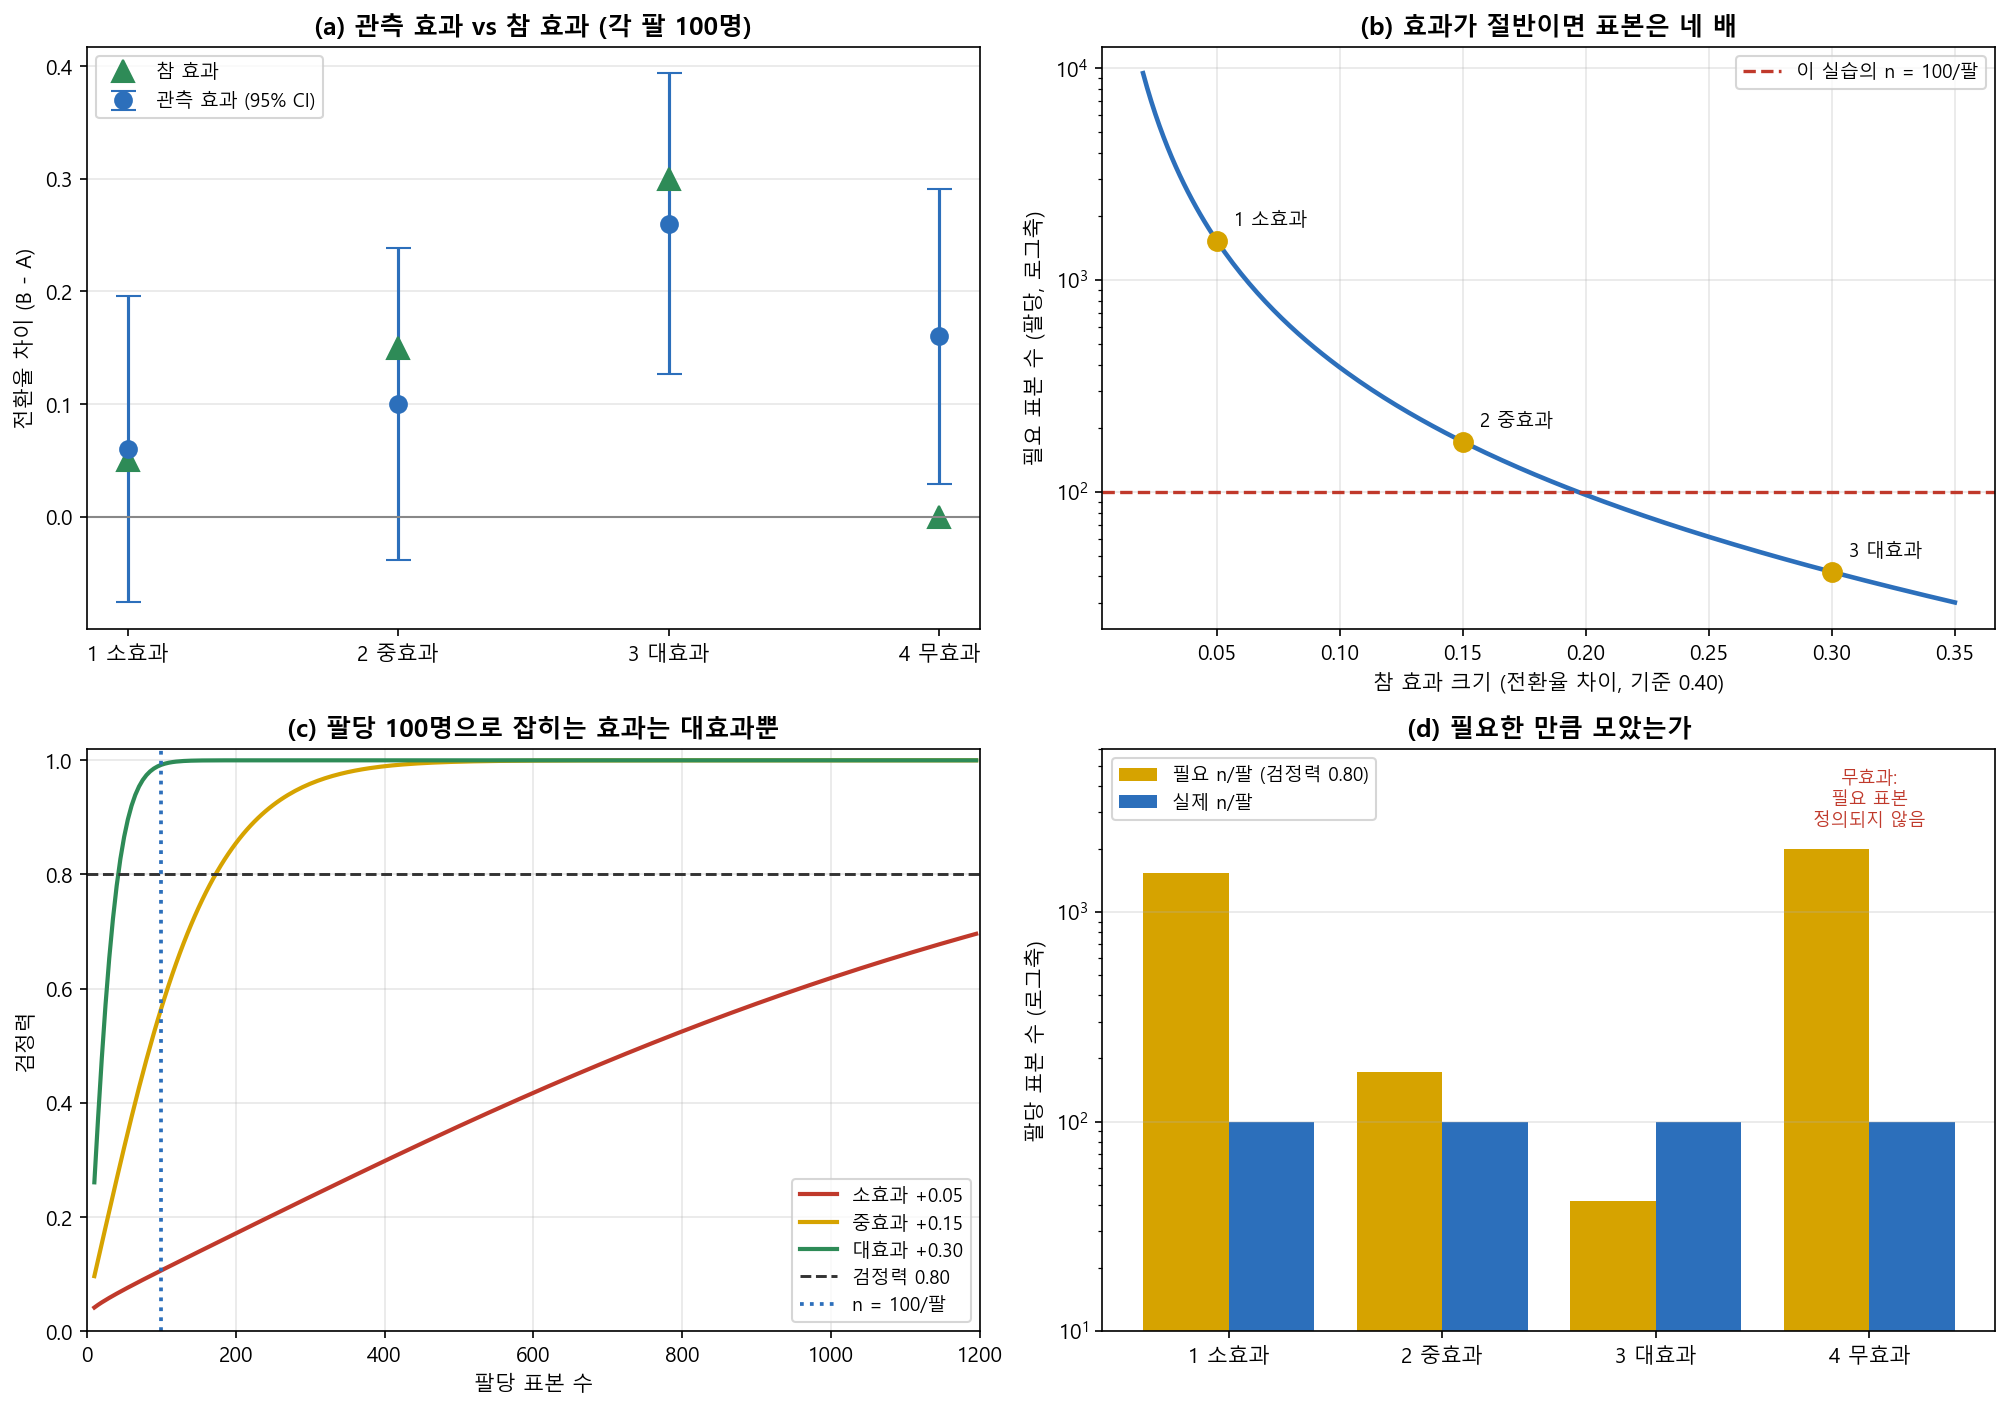

Write the Python code that produced this figure.
"""
제8장 실습 1: 고정 배분 A/B 테스트와 표본 크기 계산
====================================================

목적
- 고정 1:1 배분 A/B 테스트를 4가지 시나리오에서 돌린다.
- 각 시나리오에 필요한 표본 크기를 직접 계산한다.
- n=100/팔에서 실제로 얻는 검정력을 계산한다.

데이터: practice/chapter08/data/8-1-fixed-rct.csv
출력 그림: 8-1-fixed-rct-simulation.png

수정 이력
- 2026-08-17
  (1) [근본 원인] 3단계의 "50명으로 0.90 검정력 달성 가능", "150명 과잉",
      "총 비효율 350명"이 계산 결과가 아니라 코드에 박아 넣은 문장이었다.
      검정력 함수가 코드에 없어서 검증할 방법도 없었다.
      → 두 비율 비교의 표본 크기 공식과 검정력 공식을 직접 구현하고,
        모든 숫자를 계산 결과로 바꿨다. statsmodels 값과 교차 확인한다.
  (2) [근본 원인] 그림 출력이 없어 배분·검정력·표본 크기의 관계를 볼 수 없었다.
      → 4개 패널 PNG를 저장한다.
  (3) stats.ttest_ind가 등분산을 가정하고 있었다. 두 팔의 성공률이 다르면
      분산도 다르므로 equal_var=False(Welch)로 바꿨다.

저자: AI 기반 정책분석방법론
날짜: 2025-11-20 (최종 수정 2026-08-17)
"""

# == RESULTS LOG (auto): 콘솔 출력과 그림을 results/ 에 저장 ==
import sys as _sys
from pathlib import Path as _Path

_results_dir = _Path(__file__).resolve().parent.parent / "results"
_results_dir.mkdir(exist_ok=True)

class _Tee:
    def __init__(self, *streams):
        self._streams = streams
    def write(self, data):
        for _s in self._streams:
            _s.write(data)
            _s.flush()
    def flush(self):
        for _s in self._streams:
            _s.flush()

_sys.stdout = _Tee(_sys.stdout, open(_results_dir / (_Path(__file__).stem + ".log"), "w", encoding="utf-8"))

# 그림 저장을 results/ 로 돌린다 (강의자료용 diagrams/ 경로는 그대로 둔다)
try:
    from matplotlib.figure import Figure as _Fig
    if not getattr(_Fig, "_results_patched", False):
        _orig_savefig = _Fig.savefig
        def _savefig_to_results(self, fname, *a, **k):
            try:
                _p = _Path(fname)
                if "diagrams" not in [s.lower() for s in _p.parts]:
                    fname = _results_dir / _p.name
                    print(f"[그림 저장 → {fname}]")
            except TypeError:
                pass
            return _orig_savefig(self, fname, *a, **k)
        _Fig.savefig = _savefig_to_results
        _Fig._results_patched = True
except ImportError:
    pass
# == /RESULTS LOG ==


import pathlib

import matplotlib
matplotlib.use('Agg')
import matplotlib.pyplot as plt
import numpy as np
import pandas as pd
from scipy import stats

plt.rcParams['font.family'] = 'Malgun Gothic'
plt.rcParams['axes.unicode_minus'] = False

np.random.seed(42)

ALPHA = 0.05
POWER_TARGET = 0.80

print("=" * 80)
print("실습 1. 고정 배분 A/B 테스트와 표본 크기 계산")
print("=" * 80)


# ---------------------------------------------------------------------------
# 표본 크기 / 검정력 공식 (두 비율 비교, 양측검정, 1:1 배분)
# ---------------------------------------------------------------------------
def required_n_per_arm(p1, p2, alpha=ALPHA, power=POWER_TARGET):
    """팔 하나에 필요한 표본 수. 정규근사 plug-in 공식."""
    delta = abs(p2 - p1)
    if delta == 0:
        return np.inf
    p_bar = (p1 + p2) / 2
    z_a = stats.norm.ppf(1 - alpha / 2)
    z_b = stats.norm.ppf(power)
    term = (z_a * np.sqrt(2 * p_bar * (1 - p_bar))
            + z_b * np.sqrt(p1 * (1 - p1) + p2 * (1 - p2)))
    return term ** 2 / delta ** 2


def achieved_power(p1, p2, n_per_arm, alpha=ALPHA):
    """팔당 n명일 때 실제로 얻는 검정력."""
    delta = abs(p2 - p1)
    p_bar = (p1 + p2) / 2
    z_a = stats.norm.ppf(1 - alpha / 2)
    sd_null = np.sqrt(2 * p_bar * (1 - p_bar))
    sd_alt = np.sqrt(p1 * (1 - p1) + p2 * (1 - p2))
    return stats.norm.cdf((delta * np.sqrt(n_per_arm) - z_a * sd_null) / sd_alt)


# ---------------------------------------------------------------------------
# 데이터 로드
# ---------------------------------------------------------------------------
base_dir = pathlib.Path(__file__).resolve().parents[1]
data_path = base_dir / 'data' / '8-1-fixed-rct.csv'
df = pd.read_csv(data_path)

print(f"\n[0단계] 데이터 로드")
print("-" * 80)
print(f"  파일: {data_path.name}")
print(f"  총 참가자 수: {len(df)}명")
print(f"  시나리오 수: {df['scenario'].nunique()}개")

scenario_names = {
    'scenario1': '시나리오 1 (소효과)',
    'scenario2': '시나리오 2 (중효과)',
    'scenario3': '시나리오 3 (대효과)',
    'scenario4': '시나리오 4 (무효과)',
}

# ---------------------------------------------------------------------------
# 1단계: 고정 1:1 배분 결과
# ---------------------------------------------------------------------------
print("\n[1단계] 고정 1:1 배분 결과")
print("-" * 80)

results = []
for sid, sname in scenario_names.items():
    d = df[df['scenario'] == sid]
    y_c = d[d['treatment'] == 0]['outcome'].values
    y_t = d[d['treatment'] == 1]['outcome'].values

    ate = y_t.mean() - y_c.mean()
    _, p_value = stats.ttest_ind(y_t, y_c, equal_var=False)

    p_c_true = d['p_control_true'].iloc[0]
    p_t_true = d['p_treatment_true'].iloc[0]

    se = np.sqrt(y_t.var(ddof=1) / len(y_t) + y_c.var(ddof=1) / len(y_c))
    ci_lo, ci_hi = ate - 1.96 * se, ate + 1.96 * se

    results.append({
        'scenario': sname,
        'p_control_true': p_c_true,
        'p_treatment_true': p_t_true,
        'n_per_arm': len(y_c),
        'obs_control': y_c.mean(),
        'obs_treatment': y_t.mean(),
        'ate': ate,
        'se': se,
        'ci_lo': ci_lo,
        'ci_hi': ci_hi,
        'p_value': p_value,
        'significant': p_value < ALPHA,
    })

    print(f"\n{sname}")
    print(f"  참 성공률   : 대조군 {p_c_true:.2f}, 처치군 {p_t_true:.2f} "
          f"(참 효과 {p_t_true - p_c_true:+.2f})")
    print(f"  배분        : 각 팔 {len(y_c)}명")
    print(f"  관측 성공률 : 대조군 {y_c.mean():.2f}, 처치군 {y_t.mean():.2f}")
    print(f"  관측 효과   : {ate:+.3f}  95% CI [{ci_lo:+.3f}, {ci_hi:+.3f}]")
    print(f"  p값         : {p_value:.4f}  →  {'유의함' if p_value < ALPHA else '유의하지 않음'}")

res = pd.DataFrame(results)

# ---------------------------------------------------------------------------
# 2단계: 표본 크기 계산
# ---------------------------------------------------------------------------
print("\n[2단계] 각 시나리오에 필요한 표본 크기 (검정력 0.80, 양측 α=0.05)")
print("-" * 80)

z_a = stats.norm.ppf(1 - ALPHA / 2)
z_b = stats.norm.ppf(POWER_TARGET)
print(f"  z(1-α/2) = {z_a:.4f},  z(power) = {z_b:.4f}")
print()
print(f"  {'시나리오':<20}{'참 효과':>8}{'필요 n/팔':>11}{'필요 총원':>10}"
      f"{'실제 n/팔':>11}{'과부족':>10}")

need_list = []
for r in results:
    p1, p2 = r['p_control_true'], r['p_treatment_true']
    n_req = required_n_per_arm(p1, p2)
    need_list.append(n_req)
    if np.isinf(n_req):
        print(f"  {r['scenario']:<20}{p2 - p1:>+8.2f}{'무한':>11}{'무한':>10}"
              f"{r['n_per_arm']:>11}{'-':>10}")
    else:
        n_req_c = int(np.ceil(n_req))
        gap = r['n_per_arm'] - n_req_c
        print(f"  {r['scenario']:<20}{p2 - p1:>+8.2f}{n_req_c:>11}{n_req_c * 2:>10}"
              f"{r['n_per_arm']:>11}{gap:>+10}")

res['n_required'] = need_list

print("\n  [손계산 확인] 시나리오 3 (0.40 → 0.70)")
p1, p2 = 0.40, 0.70
p_bar = (p1 + p2) / 2
a = z_a * np.sqrt(2 * p_bar * (1 - p_bar))
b = z_b * np.sqrt(p1 * (1 - p1) + p2 * (1 - p2))
print(f"    p_bar = (0.40+0.70)/2 = {p_bar:.3f}")
print(f"    {z_a:.3f} x sqrt(2 x {p_bar:.3f} x {1-p_bar:.3f}) = {a:.4f}")
print(f"    {z_b:.3f} x sqrt(0.40x0.60 + 0.70x0.30)  = {b:.4f}")
print(f"    n/팔 = ({a:.4f} + {b:.4f})^2 / {(p2-p1)**2:.4f} = {required_n_per_arm(p1, p2):.2f}")

try:
    from statsmodels.stats.power import NormalIndPower
    from statsmodels.stats.proportion import proportion_effectsize
    n_sm = NormalIndPower().solve_power(
        effect_size=proportion_effectsize(p2, p1),
        power=POWER_TARGET, alpha=ALPHA, ratio=1)
    print(f"    statsmodels 교차 확인: {n_sm:.2f}")
except Exception as exc:  # pragma: no cover
    print(f"    statsmodels 교차 확인 생략 ({exc})")

# ---------------------------------------------------------------------------
# 3단계: n=100/팔에서 실제로 얻는 검정력
# ---------------------------------------------------------------------------
print("\n[3단계] 각 팔 100명일 때 실제 검정력")
print("-" * 80)
print(f"  {'시나리오':<20}{'참 효과':>8}{'검정력':>9}{'판정':>26}")

pow_list = []
for r in results:
    p1, p2 = r['p_control_true'], r['p_treatment_true']
    if p1 == p2:
        pw = ALPHA
        verdict = '효과 없음 (이 값은 1종 오류율)'
    else:
        pw = achieved_power(p1, p2, r['n_per_arm'])
        verdict = '충분' if pw >= POWER_TARGET else '부족 (효과를 놓칠 확률이 큼)'
    pow_list.append(pw)
    print(f"  {r['scenario']:<20}{p2 - p1:>+8.2f}{pw:>9.3f}{verdict:>26}")

res['power_at_n'] = pow_list

# ---------------------------------------------------------------------------
# 4단계: 요약표
# ---------------------------------------------------------------------------
print("\n[4단계] 요약표")
print("-" * 80)
out = res[['scenario', 'p_control_true', 'p_treatment_true', 'n_per_arm',
           'ate', 'p_value', 'n_required', 'power_at_n']].copy()
out.columns = ['시나리오', '참p_A', '참p_B', 'n/팔', '관측효과', 'p값', '필요n/팔', '검정력']
out['필요n/팔'] = out['필요n/팔'].map(lambda v: '무한' if np.isinf(v) else f"{np.ceil(v):.0f}")
print(out.to_string(index=False, float_format=lambda v: f"{v:.3f}"))

n1, n2, n3 = (int(np.ceil(need_list[i])) for i in range(3))
print("\n  읽는 법")
print(f"   - 시나리오 1: 필요 {n1}명/팔인데 100명만 썼다. 효과가 있는데도 못 찾는다.")
print(f"   - 시나리오 2: 필요 {n2}명/팔인데 100명만 썼다. 역시 못 찾는다.")
print(f"   - 시나리오 3: 필요 {n3}명/팔인데 100명을 썼다. {100 - n3}명/팔이 남는다.")
print(f"   - 시나리오 4: 효과가 0인데 p={results[3]['p_value']:.3f}로 유의하게 나왔다. 1종 오류다.")

# ---------------------------------------------------------------------------
# 5단계: 그림
# ---------------------------------------------------------------------------
fig, axes = plt.subplots(2, 2, figsize=(13.5, 9.5))
short = ['1 소효과', '2 중효과', '3 대효과', '4 무효과']
xs = np.arange(4)

# (a) 관측 효과와 신뢰구간
ax = axes[0, 0]
true_eff = res['p_treatment_true'] - res['p_control_true']
ax.errorbar(xs, res['ate'], yerr=1.96 * res['se'], fmt='o', color='#2c6fbb',
            capsize=6, markersize=8, label='관측 효과 (95% CI)')
ax.plot(xs, true_eff, '^', color='#2e8b57', markersize=11, label='참 효과')
ax.axhline(0, color='#888888', linewidth=1)
ax.set_xticks(xs); ax.set_xticklabels(short)
ax.set_ylabel('전환율 차이 (B - A)')
ax.set_title('(a) 관측 효과 vs 참 효과 (각 팔 100명)', fontweight='bold')
ax.legend(loc='upper left', fontsize=9)
ax.grid(axis='y', alpha=0.3)

# (b) 효과 크기별 필요 표본 수
ax = axes[0, 1]
deltas = np.linspace(0.02, 0.35, 200)
needs = [required_n_per_arm(0.40, 0.40 + d) for d in deltas]
ax.plot(deltas, needs, color='#2c6fbb', linewidth=2.2)
ax.axhline(100, color='#c0392b', linestyle='--', linewidth=1.6,
           label='이 실습의 n = 100/팔')
for i, r in enumerate(results):
    d = r['p_treatment_true'] - r['p_control_true']
    if d > 0:
        ax.plot(d, required_n_per_arm(r['p_control_true'], r['p_treatment_true']),
                'o', color='#d6a300', markersize=9)
        ax.annotate(short[i], (d, required_n_per_arm(r['p_control_true'], r['p_treatment_true'])),
                    textcoords='offset points', xytext=(8, 8), fontsize=9)
ax.set_yscale('log')
ax.set_xlabel('참 효과 크기 (전환율 차이, 기준 0.40)')
ax.set_ylabel('필요 표본 수 (팔당, 로그축)')
ax.set_title('(b) 효과가 절반이면 표본은 네 배', fontweight='bold')
ax.legend(fontsize=9); ax.grid(alpha=0.3)

# (c) 표본 수에 따른 검정력
ax = axes[1, 0]
ns = np.arange(10, 1200, 5)
colors = ['#c0392b', '#d6a300', '#2e8b57']
for (p1, p2), c, lab in zip([(0.40, 0.45), (0.40, 0.55), (0.40, 0.70)],
                            colors, ['소효과 +0.05', '중효과 +0.15', '대효과 +0.30']):
    ax.plot(ns, [achieved_power(p1, p2, n) for n in ns], color=c, linewidth=2, label=lab)
ax.axhline(0.80, color='#333333', linestyle='--', linewidth=1.4, label='검정력 0.80')
ax.axvline(100, color='#2c6fbb', linestyle=':', linewidth=1.8, label='n = 100/팔')
ax.set_xlabel('팔당 표본 수'); ax.set_ylabel('검정력')
ax.set_xlim(0, 1200); ax.set_ylim(0, 1.02)
ax.set_title('(c) 팔당 100명으로 잡히는 효과는 대효과뿐', fontweight='bold')
ax.legend(fontsize=9, loc='lower right'); ax.grid(alpha=0.3)

# (d) 필요 표본 vs 실제 표본
ax = axes[1, 1]
req = [min(required_n_per_arm(r['p_control_true'], r['p_treatment_true']), 2000)
       for r in results]
ax.bar(xs - 0.2, req, width=0.4, color='#d6a300', label='필요 n/팔 (검정력 0.80)')
ax.bar(xs + 0.2, res['n_per_arm'], width=0.4, color='#2c6fbb', label='실제 n/팔')
ax.set_yscale('log')
ax.set_xticks(xs); ax.set_xticklabels(short)
ax.set_ylabel('팔당 표본 수 (로그축)')
ax.set_ylim(10, 6000)
ax.set_title('(d) 필요한 만큼 모았는가', fontweight='bold')
ax.legend(fontsize=9, loc='upper left'); ax.grid(axis='y', alpha=0.3)
ax.text(3, 2600, '무효과:\n필요 표본\n정의되지 않음', ha='center', fontsize=8.5,
        color='#c0392b')

plt.tight_layout()
png = pathlib.Path(__file__).with_name('8-1-fixed-rct-simulation.png')
plt.savefig(png, dpi=150, bbox_inches='tight')
plt.close()
print(f"\n그림 저장: {png.name}")

print("\n" + "=" * 80)
print("정리")
print("=" * 80)
print("1. 표본 크기는 실험을 시작하기 전에 정한다. 필요 n은 효과 크기로 정해진다.")
print("2. 효과가 절반이면 필요 표본은 약 네 배가 된다 (분모가 델타의 제곱).")
print(f"3. 팔당 100명은 +0.30 효과만 잡는다. +0.05는 {n1}명이 필요하다.")
print("4. 효과가 0이어도 20번에 1번은 유의하게 나온다 (시나리오 4).")
print("=" * 80)
